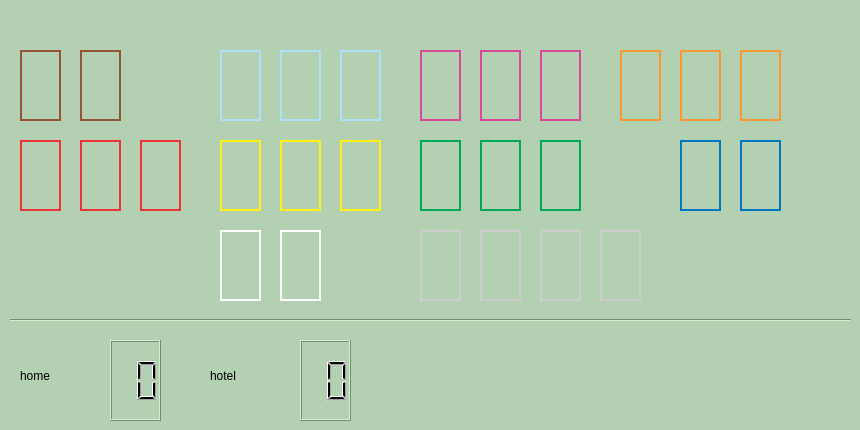
   <widget class="QWidget" name="tab1">
    <property name="autoFillBackground">
     <bool>false</bool>
    </property>
    <property name="styleSheet">
     <string notr="true">QWidget {
	background-color: #b4d0b2;
}</string>
    </property>
    <attribute name="title">
     <string>Player 1 ($1,500)</string>
    </attribute>
    <widget class="QLabel" name="a1_1">
     <property name="geometry">
      <rect>
       <x>20</x>
       <y>50</y>
       <width>41</width>
       <height>71</height>
      </rect>
     </property>
     <property name="autoFillBackground">
      <bool>false</bool>
     </property>
     <property name="styleSheet">
      <string notr="true">border: 1.5px solid #955436</string>
     </property>
     <property name="text">
      <string/>
     </property>
    </widget>
    <widget class="QLabel" name="a3_1">
     <property name="geometry">
      <rect>
       <x>80</x>
       <y>50</y>
       <width>41</width>
       <height>71</height>
      </rect>
     </property>
     <property name="autoFillBackground">
      <bool>false</bool>
     </property>
     <property name="styleSheet">
      <string notr="true">border: 1.5px solid #955436</string>
     </property>
     <property name="text">
      <string/>
     </property>
    </widget>
    <widget class="QLabel" name="a8_1">
     <property name="geometry">
      <rect>
       <x>280</x>
       <y>50</y>
       <width>41</width>
       <height>71</height>
      </rect>
     </property>
     <property name="autoFillBackground">
      <bool>false</bool>
     </property>
     <property name="styleSheet">
      <string notr="true">border: 1.5px solid #ade1fa</string>
     </property>
     <property name="text">
      <string/>
     </property>
    </widget>
    <widget class="QLabel" name="a6_1">
     <property name="geometry">
      <rect>
       <x>220</x>
       <y>50</y>
       <width>41</width>
       <height>71</height>
      </rect>
     </property>
     <property name="autoFillBackground">
      <bool>false</bool>
     </property>
     <property name="styleSheet">
      <string notr="true">border: 1.5px solid #ade1fa</string>
     </property>
     <property name="text">
      <string/>
     </property>
    </widget>
    <widget class="QLabel" name="a9_1">
     <property name="geometry">
      <rect>
       <x>340</x>
       <y>50</y>
       <width>41</width>
       <height>71</height>
      </rect>
     </property>
     <property name="autoFillBackground">
      <bool>false</bool>
     </property>
     <property name="styleSheet">
      <string notr="true">border: 1.5px solid #ade1fa</string>
     </property>
     <property name="text">
      <string/>
     </property>
    </widget>
    <widget class="QLabel" name="a11_1">
     <property name="geometry">
      <rect>
       <x>420</x>
       <y>50</y>
       <width>41</width>
       <height>71</height>
      </rect>
     </property>
     <property name="autoFillBackground">
      <bool>false</bool>
     </property>
     <property name="styleSheet">
      <string notr="true">border: 1.5px solid #d94999</string>
     </property>
     <property name="text">
      <string/>
     </property>
    </widget>
    <widget class="QLabel" name="a14_1">
     <property name="geometry">
      <rect>
       <x>540</x>
       <y>50</y>
       <width>41</width>
       <height>71</height>
      </rect>
     </property>
     <property name="autoFillBackground">
      <bool>false</bool>
     </property>
     <property name="styleSheet">
      <string notr="true">border: 1.5px solid #d94999</string>
     </property>
     <property name="text">
      <string/>
     </property>
    </widget>
    <widget class="QLabel" name="a13_1">
     <property name="geometry">
      <rect>
       <x>480</x>
       <y>50</y>
       <width>41</width>
       <height>71</height>
      </rect>
     </property>
     <property name="autoFillBackground">
      <bool>false</bool>
     </property>
     <property name="styleSheet">
      <string notr="true">border: 1.5px solid #d94999</string>
     </property>
     <property name="text">
      <string/>
     </property>
    </widget>
    <widget class="QLabel" name="a16_1">
     <property name="geometry">
      <rect>
       <x>620</x>
       <y>50</y>
       <width>41</width>
       <height>71</height>
      </rect>
     </property>
     <property name="autoFillBackground">
      <bool>false</bool>
     </property>
     <property name="styleSheet">
      <string notr="true">border: 1.5px solid #f89734</string>
     </property>
     <property name="text">
      <string/>
     </property>
    </widget>
    <widget class="QLabel" name="a18_1">
     <property name="geometry">
      <rect>
       <x>680</x>
       <y>50</y>
       <width>41</width>
       <height>71</height>
      </rect>
     </property>
     <property name="autoFillBackground">
      <bool>false</bool>
     </property>
     <property name="styleSheet">
      <string notr="true">border: 1.5px solid #f89734</string>
     </property>
     <property name="text">
      <string/>
     </property>
    </widget>
    <widget class="QLabel" name="a19_1">
     <property name="geometry">
      <rect>
       <x>740</x>
       <y>50</y>
       <width>41</width>
       <height>71</height>
      </rect>
     </property>
     <property name="autoFillBackground">
      <bool>false</bool>
     </property>
     <property name="styleSheet">
      <string notr="true">border: 1.5px solid #f89734</string>
     </property>
     <property name="text">
      <string/>
     </property>
    </widget>
    <widget class="QLabel" name="a39_1">
     <property name="geometry">
      <rect>
       <x>740</x>
       <y>140</y>
       <width>41</width>
       <height>71</height>
      </rect>
     </property>
     <property name="autoFillBackground">
      <bool>false</bool>
     </property>
     <property name="styleSheet">
      <string notr="true">border: 1.5px solid #0077be</string>
     </property>
     <property name="text">
      <string/>
     </property>
    </widget>
    <widget class="QLabel" name="a37_1">
     <property name="geometry">
      <rect>
       <x>680</x>
       <y>140</y>
       <width>41</width>
       <height>71</height>
      </rect>
     </property>
     <property name="autoFillBackground">
      <bool>false</bool>
     </property>
     <property name="styleSheet">
      <string notr="true">border: 1.5px solid #0077be</string>
     </property>
     <property name="text">
      <string/>
     </property>
    </widget>
    <widget class="QLabel" name="a34_1">
     <property name="geometry">
      <rect>
       <x>540</x>
       <y>140</y>
       <width>41</width>
       <height>71</height>
      </rect>
     </property>
     <property name="autoFillBackground">
      <bool>false</bool>
     </property>
     <property name="styleSheet">
      <string notr="true">border: 1.5px solid #00a85a</string>
     </property>
     <property name="text">
      <string/>
     </property>
    </widget>
    <widget class="QLabel" name="a21_1">
     <property name="geometry">
      <rect>
       <x>20</x>
       <y>140</y>
       <width>41</width>
       <height>71</height>
      </rect>
     </property>
     <property name="autoFillBackground">
      <bool>false</bool>
     </property>
     <property name="styleSheet">
      <string notr="true">border: 1.5px solid #ee3338</string>
     </property>
     <property name="text">
      <string/>
     </property>
    </widget>
    <widget class="QLabel" name="a24_1">
     <property name="geometry">
      <rect>
       <x>140</x>
       <y>140</y>
       <width>41</width>
       <height>71</height>
      </rect>
     </property>
     <property name="autoFillBackground">
      <bool>false</bool>
     </property>
     <property name="styleSheet">
      <string notr="true">border: 1.5px solid #ee3338</string>
     </property>
     <property name="text">
      <string/>
     </property>
    </widget>
    <widget class="QLabel" name="a32_1">
     <property name="geometry">
      <rect>
       <x>480</x>
       <y>140</y>
       <width>41</width>
       <height>71</height>
      </rect>
     </property>
     <property name="autoFillBackground">
      <bool>false</bool>
     </property>
     <property name="styleSheet">
      <string notr="true">border: 1.5px solid #00a85a</string>
     </property>
     <property name="text">
      <string/>
     </property>
    </widget>
    <widget class="QLabel" name="a26_1">
     <property name="geometry">
      <rect>
       <x>220</x>
       <y>140</y>
       <width>41</width>
       <height>71</height>
      </rect>
     </property>
     <property name="autoFillBackground">
      <bool>false</bool>
     </property>
     <property name="styleSheet">
      <string notr="true">border: 1.5px solid #fff213</string>
     </property>
     <property name="text">
      <string/>
     </property>
    </widget>
    <widget class="QLabel" name="a31_1">
     <property name="geometry">
      <rect>
       <x>420</x>
       <y>140</y>
       <width>41</width>
       <height>71</height>
      </rect>
     </property>
     <property name="autoFillBackground">
      <bool>false</bool>
     </property>
     <property name="styleSheet">
      <string notr="true">border: 1.5px solid #00a85a</string>
     </property>
     <property name="text">
      <string/>
     </property>
    </widget>
    <widget class="QLabel" name="a27_1">
     <property name="geometry">
      <rect>
       <x>280</x>
       <y>140</y>
       <width>41</width>
       <height>71</height>
      </rect>
     </property>
     <property name="autoFillBackground">
      <bool>false</bool>
     </property>
     <property name="styleSheet">
      <string notr="true">border: 1.5px solid #fff213</string>
     </property>
     <property name="text">
      <string/>
     </property>
    </widget>
    <widget class="QLabel" name="a23_1">
     <property name="geometry">
      <rect>
       <x>80</x>
       <y>140</y>
       <width>41</width>
       <height>71</height>
      </rect>
     </property>
     <property name="autoFillBackground">
      <bool>false</bool>
     </property>
     <property name="styleSheet">
      <string notr="true">border: 1.5px solid #ee3338</string>
     </property>
     <property name="text">
      <string/>
     </property>
    </widget>
    <widget class="QLabel" name="a29_1">
     <property name="geometry">
      <rect>
       <x>340</x>
       <y>140</y>
       <width>41</width>
       <height>71</height>
      </rect>
     </property>
     <property name="autoFillBackground">
      <bool>false</bool>
     </property>
     <property name="styleSheet">
      <string notr="true">border: 1.5px solid #fff213</string>
     </property>
     <property name="text">
      <string/>
     </property>
    </widget>
    <widget class="QLabel" name="a28_1">
     <property name="geometry">
      <rect>
       <x>280</x>
       <y>230</y>
       <width>41</width>
       <height>71</height>
      </rect>
     </property>
     <property name="autoFillBackground">
      <bool>false</bool>
     </property>
     <property name="styleSheet">
      <string notr="true">border: 1.5px solid #ffffff</string>
     </property>
     <property name="text">
      <string/>
     </property>
    </widget>
    <widget class="QLabel" name="a12_1">
     <property name="geometry">
      <rect>
       <x>220</x>
       <y>230</y>
       <width>41</width>
       <height>71</height>
      </rect>
     </property>
     <property name="autoFillBackground">
      <bool>false</bool>
     </property>
     <property name="styleSheet">
      <string notr="true">border: 1.5px solid #ffffff</string>
     </property>
     <property name="text">
      <string/>
     </property>
    </widget>
    <widget class="QLabel" name="a25_1">
     <property name="geometry">
      <rect>
       <x>540</x>
       <y>230</y>
       <width>41</width>
       <height>71</height>
      </rect>
     </property>
     <property name="autoFillBackground">
      <bool>false</bool>
     </property>
     <property name="styleSheet">
      <string notr="true">border: 1.5px solid #ccc</string>
     </property>
     <property name="text">
      <string/>
     </property>
    </widget>
    <widget class="QLabel" name="a5_1">
     <property name="geometry">
      <rect>
       <x>420</x>
       <y>230</y>
       <width>41</width>
       <height>71</height>
      </rect>
     </property>
     <property name="autoFillBackground">
      <bool>false</bool>
     </property>
     <property name="styleSheet">
      <string notr="true">border: 1.5px solid #ccc</string>
     </property>
     <property name="text">
      <string/>
     </property>
    </widget>
    <widget class="QLabel" name="a15_1">
     <property name="geometry">
      <rect>
       <x>480</x>
       <y>230</y>
       <width>41</width>
       <height>71</height>
      </rect>
     </property>
     <property name="autoFillBackground">
      <bool>false</bool>
     </property>
     <property name="styleSheet">
      <string notr="true">border: 1.5px solid #ccc</string>
     </property>
     <property name="text">
      <string/>
     </property>
    </widget>
    <widget class="QLabel" name="a35_1">
     <property name="geometry">
      <rect>
       <x>600</x>
       <y>230</y>
       <width>41</width>
       <height>71</height>
      </rect>
     </property>
     <property name="autoFillBackground">
      <bool>false</bool>
     </property>
     <property name="styleSheet">
      <string notr="true">border: 1.5px solid #ccc</string>
     </property>
     <property name="text">
      <string/>
     </property>
    </widget>
    <widget class="Line" name="line">
     <property name="geometry">
      <rect>
       <x>10</x>
       <y>310</y>
       <width>841</width>
       <height>20</height>
      </rect>
     </property>
     <property name="orientation">
      <enum>Qt::Horizontal</enum>
     </property>
    </widget>
    <widget class="QLabel" name="home">
     <property name="geometry">
      <rect>
       <x>20</x>
       <y>340</y>
       <width>71</width>
       <height>71</height>
      </rect>
     </property>
     <property name="autoFillBackground">
      <bool>false</bool>
     </property>
     <property name="styleSheet">
      <string notr="true">
	border-color: &quot;black&quot;;
	border-width: 1px;</string>
     </property>
     <property name="text">
      <string>home</string>
     </property>
    </widget>
    <widget class="QLabel" name="hotel">
     <property name="geometry">
      <rect>
       <x>210</x>
       <y>340</y>
       <width>71</width>
       <height>71</height>
      </rect>
     </property>
     <property name="autoFillBackground">
      <bool>false</bool>
     </property>
     <property name="styleSheet">
      <string notr="true">
	border-color: &quot;black&quot;;
	border-width: 1px;</string>
     </property>
     <property name="text">
      <string>hotel</string>
     </property>
    </widget>
    <widget class="QLCDNumber" name="home_number">
     <property name="geometry">
      <rect>
       <x>110</x>
       <y>340</y>
       <width>51</width>
       <height>81</height>
      </rect>
     </property>
     <property name="font">
      <font>
       <pointsize>24</pointsize>
      </font>
     </property>
     <property name="digitCount">
      <number>2</number>
     </property>
    </widget>
    <widget class="QLCDNumber" name="hotel_number_1">
     <property name="geometry">
      <rect>
       <x>300</x>
       <y>340</y>
       <width>51</width>
       <height>81</height>
      </rect>
     </property>
     <property name="digitCount">
      <number>2</number>
     </property>
    </widget>
   </widget>
